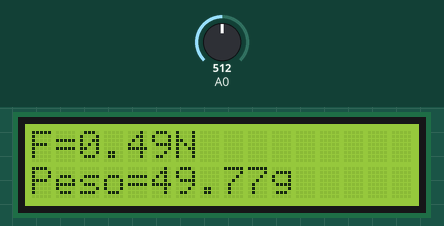
Bench run of a sketch on a simulated Arduino Uno, built with avr-gcc and run on an emulated ATmega328P. Parts: 16×2 character LCD. The test bench sets the inputs (shaded band); at power-on: A0 = 512.

Above: at 1.2 s.
1.3 s: A0 set to 1006
At 2.8 s:
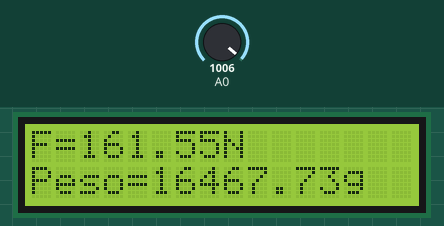
5.4 s: A0 set to 1023
At 6.9 s:
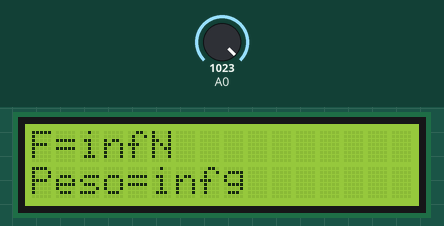
9.5 s: A0 set to 900
At 10.9 s:
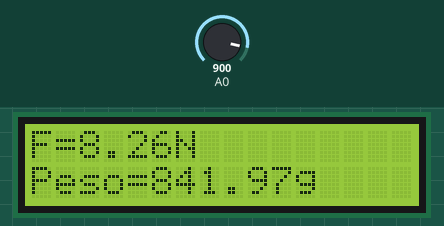
Timing chart, 0 to 12.5 s (numbered marks = the images above; inputs shaded):
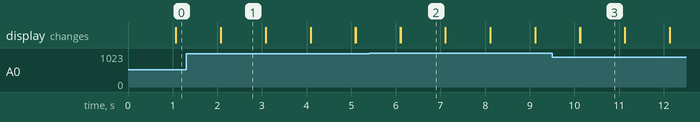

Measured:
- the behaviour switches between 1022 and 1023 on A0 (found by bisection; images 1 and 2)
- after the input at 1.3 s, the display: first differs from a run without the input after 0.78 s (image 1)
- after the input at 5.4 s, the display: first differs from a run without the input after 0.71 s (image 2)
- after the input at 9.5 s, the display: first differs from a run without the input after 0.63 s (image 3)
- what the display in image 1 shows lasts 1.0 s, from 2.1 s to 3.1 s

The sketch:

Codigo_Bascula.ino
```cpp
#include <LiquidCrystal.h>
LiquidCrystal lcd(12,11,5,4,3,2);
double F = 0.0;
double peso=0.0;
double v = 0.0;
double r = 0.0;
void setup() {
lcd.begin(16, 2);
pinMode(A0, INPUT);
Serial.begin(9600);
}void loop() {
v=analogRead(A0)*(5.0/1023.0);
r=10000*((5/v)-1);
F=pow((r/6029.6),(1/-.703));
peso=(F/9.81)*1000;
lcd.setCursor(0, 0);
lcd.print("F=");
lcd.print(F,2);
lcd.print("N");
lcd.setCursor(0, 1);
lcd.print("Peso=");
lcd.print(peso,2);
lcd.print("g");
delay(1000);
lcd.clear();
}
```
